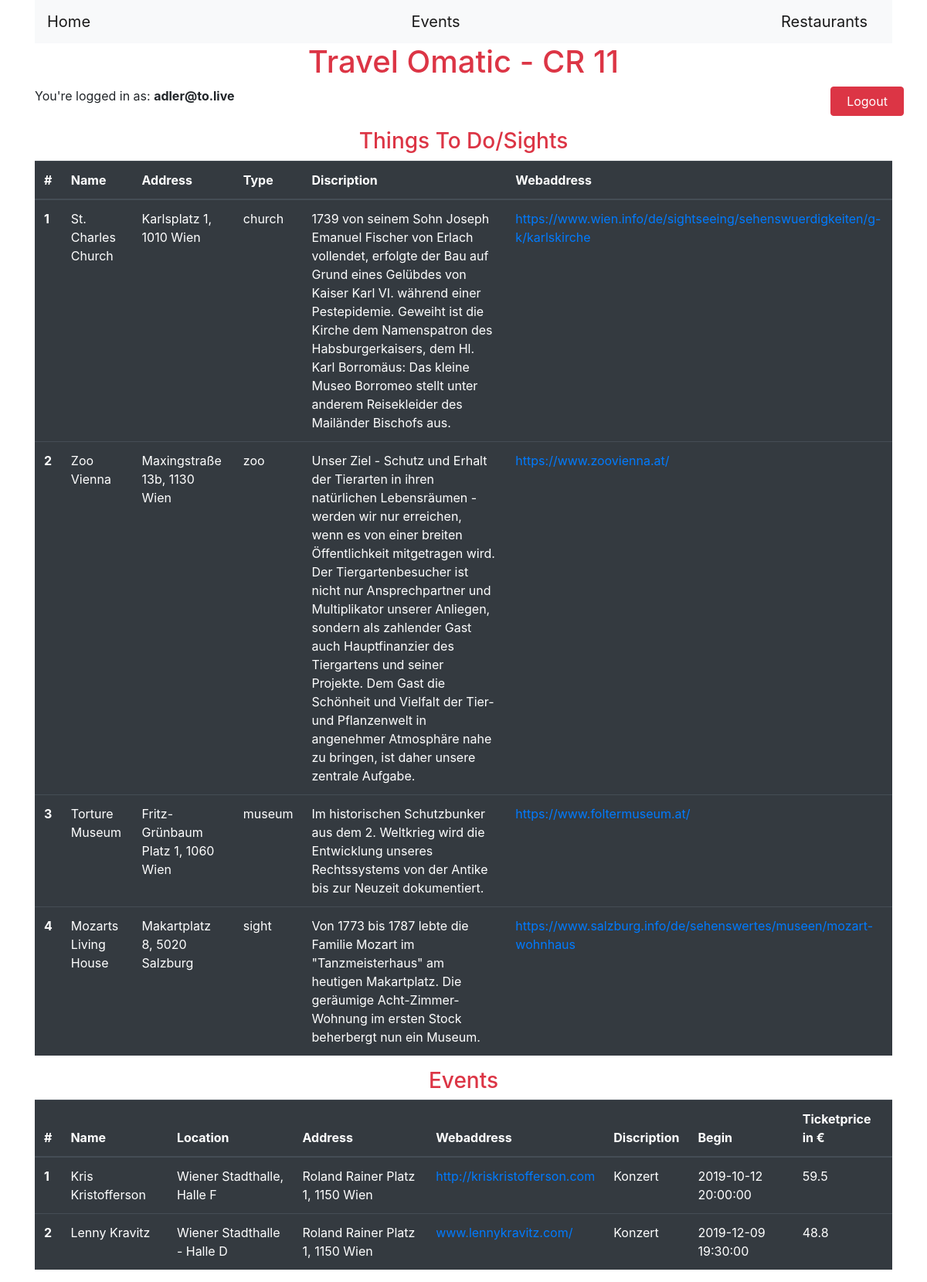
Screenshot of /events.php (signed in) with the database file from the repository.
### tables this page shows
CREATE TABLE `thtdo` (
  `thtdoID` int(11) NOT NULL,
  `name` varchar(30) NOT NULL,
  `address` varchar(70) NOT NULL,
  `type` varchar(20) NOT NULL,
  `discription` text DEFAULT NULL,
  `webaddress` varchar(100) NOT NULL
);

CREATE TABLE `event` (
  `eventID` int(11) NOT NULL,
  `name` varchar(30) NOT NULL,
  `location` varchar(30) NOT NULL,
  `address` varchar(50) NOT NULL,
  `discription` text DEFAULT NULL,
  `webaddress` varchar(50) NOT NULL,
  `eventStart` datetime NOT NULL,
  `ticketprice` float UNSIGNED DEFAULT NULL
);

### classes/Database.php (called while the page is built, shortened)
<?php
  class Database {
    public $mysqli;
    function __construct($hostname, $dbuser, $dbpw, $dbname)  {
      $this->mysqli = mysqli_connect($hostname, $dbuser, $dbpw, $dbname);
    }
    public function selectRow($tblName, $cols, $whereClause = '') {
      $sql = "SELECT $cols FROM $tblName $whereClause;";
      return mysqli_query($this->mysqli, $sql);
    }
  }

### actions/dbconnect.php (called while the page is built, shortened)
<?php
$trvomatic = new Database(DBHOST, DBUSER, DBPW, DBNAME);

### events.php (the view, shortened to what this page needs)
<?php
  require_once 'classes/Database.php';
  require_once 'actions/dbconnect.php';
?>
<!DOCTYPE html>
<html lang="en" dir="ltr">
  <head>
    <link rel="stylesheet" href="https://stackpath.bootstrapcdn.com/bootstrap/4.3.1/css/bootstrap.min.css"
>
  </head>
  <body>
    <div class="container">
      <nav class="navbar navbar-light bg-light">
        <a class="navbar-brand" href="./">Home</a>
        <a class="navbar-brand" href="events.php">Events</a>
        <a class="navbar-brand" href="restaurants.php">Restaurants</a>
      </nav>
      <h1 class="text-center text-danger">Travel Omatic - CR 11</h1>
      <div class="row" style="margin-bottom: 1rem;">
        <span class="col-11">You're logged in as: <b><?php echo $_SESSION['user'] . "</b>"; ?></span>
        <a href="actions/a_logout.php" class="col-1 btn btn-danger">Logout</a>
      </div>
      <h3 class="text-center text-danger">Things To Do/Sights</h3>
      <table class="table table-dark">
        <thead>
          <tr>
            <th scope="col">#</th>
            <th scope="col">Name</th>
            <th scope="col">Address</th>
            <th scope="col">Type</th>
            <th scope="col">Discription</th>
            <th scope="col">Webaddress</th>
          </tr>
        </thead>
        <tbody>
          <?php
              $result = $trvomatic->selectRow('thtdo', '*');
              while ($row = $result->fetch_assoc()) {
                echo '<tr>
                  <th scope=\"row\">'.$row['thtdoID'].'</th>
                  <td>'.html_entity_decode($row['name']).'</td>
                  <td>'.html_entity_decode($row['address']).'</td>
                  <td>'.html_entity_decode($row['type']).'</td>
                  <td>'.html_entity_decode($row['discription']).'</td>
                  <td><a href="'.$row['webaddress'].'" target="_blank">'.$row['webaddress'].'</a></td>
                </tr>';
              }
          ?>
        </tbody>
      </table>
      <h3 class="text-center text-danger">Events</h3>
      <table class="table table-dark">
        <thead>
          <tr>
            <th scope="col">#</th>
            <th scope="col">Name</th>
            <th scope="col">Location</th>
            <th scope="col">Address</th>
            <th scope="col">Webaddress</th>
            <th scope="col">Discription</th>
            <th scope="col">Begin</th>
            <th scope="col">Ticketprice in &euro;</th>
          </tr>
        </thead>
        <tbody>
          <?php
              $result = $trvomatic->selectRow('event', '*');
              while ($row = $result->fetch_assoc()) {
                echo '<tr>
                  <th scope=\"row\">'.$row['eventID'].'</th>
                  <td>'.html_entity_decode($row['name']).'</td>
                  <td>'.$row['location'].'</td>
                  <td>'.html_entity_decode($row['address']).'</td>
                  <td><a href="'.$row['webaddress'].'" target="_blank">'.$row['webaddress'].'</a></td>
                  <td>'.html_entity_decode($row['discription']).'</td>
                  <td>'.$row['eventStart'].'</td>
                  <td>'.$row['ticketprice'].'</td>
                </tr>';
              }
          ?>
        </tbody>
      </table>
    </div>
  </body>
</html>

### rows the page displays
thtdo: thtdoID "1", name "St. Charles Church", address "Karlsplatz 1, 1010 Wien", type "church", discription "1739 von seinem Sohn Joseph Emanuel Fischer von Erlach vollendet, erfolgte der Bau auf Grund eines Gelübdes von Kaiser Karl VI. während einer Pestepidemie. Geweiht ist die Kirche dem Namenspatron des Habsburgerkaisers, dem Hl. Karl Borromäus: Das kleine Museo Borromeo stellt unter anderem Reisekleider des Mailänder Bischofs aus.", webaddress "https://www.wien.info/de/sightseeing/sehenswuerdigkeiten/g-k/karlskirche"
thtdo: thtdoID "2", name "Zoo Vienna", address "Maxingstraße 13b, 1130 Wien", type "zoo", discription "Unser Ziel - Schutz und Erhalt der Tierarten in ihren natürlichen Lebensräumen - werden wir nur erreichen, wenn es von einer breiten Öffentlichkeit mitgetragen wird. Der Tiergartenbesucher ist nicht nur Ansprechpartner und Multiplikator unserer Anliegen, sondern als zahlender Gast auch Hauptfinanzier des Tiergartens und seiner Projekte. Dem Gast die Schönheit und Vielfalt der Tier- und Pflanzenwelt in angenehmer Atmosphäre nahe zu bringen, ist daher unsere zentrale Aufgabe.", webaddress "https://www.zoovienna.at/"
thtdo: thtdoID "3", name "Torture Museum", address "Fritz-Grünbaum Platz 1, 1060 Wien", type "museum", discription "Im historischen Schutzbunker aus dem 2. Weltkrieg wird die Entwicklung unseres Rechtssystems von der Antike bis zur Neuzeit dokumentiert.", webaddress "https://www.foltermuseum.at/"
thtdo: thtdoID "4", name "Mozarts Living House", address "Makartplatz 8, 5020 Salzburg", type "sight", discription "Von 1773 bis 1787 lebte die Familie Mozart im \"Tanzmeisterhaus\" am heutigen Makartplatz. Die geräumige Acht-Zimmer-Wohnung im ersten Stock beherbergt nun ein Museum.", webaddress "https://www.salzburg.info/de/sehenswertes/museen/mozart-wohnhaus"
event: eventID "1", name "Kris Kristofferson", location "Wiener Stadthalle, Halle F", address "Roland Rainer Platz 1, 1150 Wien", webaddress "http://kriskristofferson.com", discription "Konzert", eventStart "2019-10-12 20:00:00", ticketprice "59.5"
event: eventID "2", name "Lenny Kravitz", location "Wiener Stadthalle - Halle D", address "Roland Rainer Platz 1, 1150 Wien", webaddress "www.lennykravitz.com/", discription "Konzert", eventStart "2019-12-09 19:30:00", ticketprice "48.8"

### other values shown
$_SESSION['user'] "adler@to.live"
